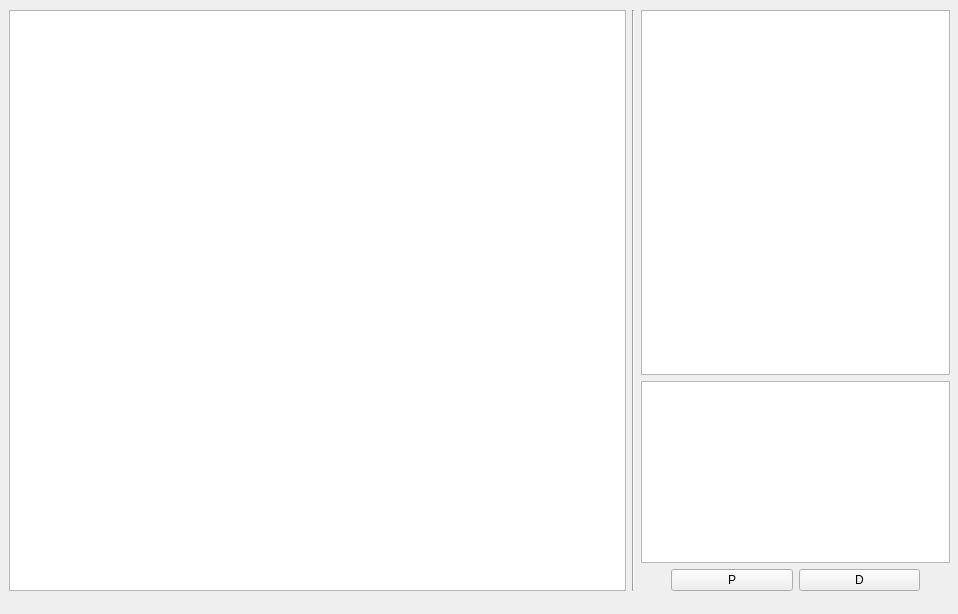
<?xml version="1.0" encoding="UTF-8"?>
<ui version="4.0">
 <class>HouseWindow</class>
 <widget class="QMainWindow" name="HouseWindow">
  <property name="geometry">
   <rect>
    <x>0</x>
    <y>0</y>
    <width>958</width>
    <height>614</height>
   </rect>
  </property>
  <property name="windowTitle">
   <string>MainWindow</string>
  </property>
  <widget class="QWidget" name="centralwidget">
   <widget class="QWidget" name="horizontalLayoutWidget">
    <property name="geometry">
     <rect>
      <x>9</x>
      <y>10</y>
      <width>941</width>
      <height>581</height>
     </rect>
    </property>
    <layout class="QHBoxLayout" name="horizontalLayout" stretch="2,0,1">
     <item>
      <widget class="QGraphicsView" name="houseRegion"/>
     </item>
     <item>
      <widget class="Line" name="line">
       <property name="orientation">
        <enum>Qt::Vertical</enum>
       </property>
      </widget>
     </item>
     <item>
      <layout class="QVBoxLayout" name="verticalLayout_5" stretch="2,1,1">
       <item>
        <widget class="QGraphicsView" name="Sirena"/>
       </item>
       <item>
        <widget class="QTextBrowser" name="Display">
         <property name="html">
          <string>&lt;!DOCTYPE HTML PUBLIC &quot;-//W3C//DTD HTML 4.0//EN&quot; &quot;http://www.w3.org/TR/REC-html40/strict.dtd&quot;&gt;
&lt;html&gt;&lt;head&gt;&lt;meta name=&quot;qrichtext&quot; content=&quot;1&quot; /&gt;&lt;meta charset=&quot;utf-8&quot; /&gt;&lt;style type=&quot;text/css&quot;&gt;
p, li { white-space: pre-wrap; }
hr { height: 1px; border-width: 0; }
li.unchecked::marker { content: &quot;\2610&quot;; }
li.checked::marker { content: &quot;\2612&quot;; }
&lt;/style&gt;&lt;/head&gt;&lt;body style=&quot; font-family:'FreeSans Italic'; font-size:18pt; font-weight:400; font-style:normal;&quot;&gt;
&lt;p style=&quot;-qt-paragraph-type:empty; margin-top:0px; margin-bottom:0px; margin-left:0px; margin-right:0px; -qt-block-indent:0; text-indent:0px;&quot;&gt;&lt;br /&gt;&lt;/p&gt;&lt;/body&gt;&lt;/html&gt;</string>
         </property>
        </widget>
       </item>
       <item>
        <layout class="QHBoxLayout" name="horizontalLayout_4" stretch="1,1">
         <property name="leftMargin">
          <number>30</number>
         </property>
         <property name="rightMargin">
          <number>30</number>
         </property>
         <item>
          <widget class="QPushButton" name="PButton">
           <property name="text">
            <string>P</string>
           </property>
          </widget>
         </item>
         <item>
          <widget class="QPushButton" name="DButton">
           <property name="text">
            <string>D</string>
           </property>
          </widget>
         </item>
        </layout>
       </item>
      </layout>
     </item>
    </layout>
   </widget>
  </widget>
 </widget>
 <resources/>
 <connections/>
</ui>
